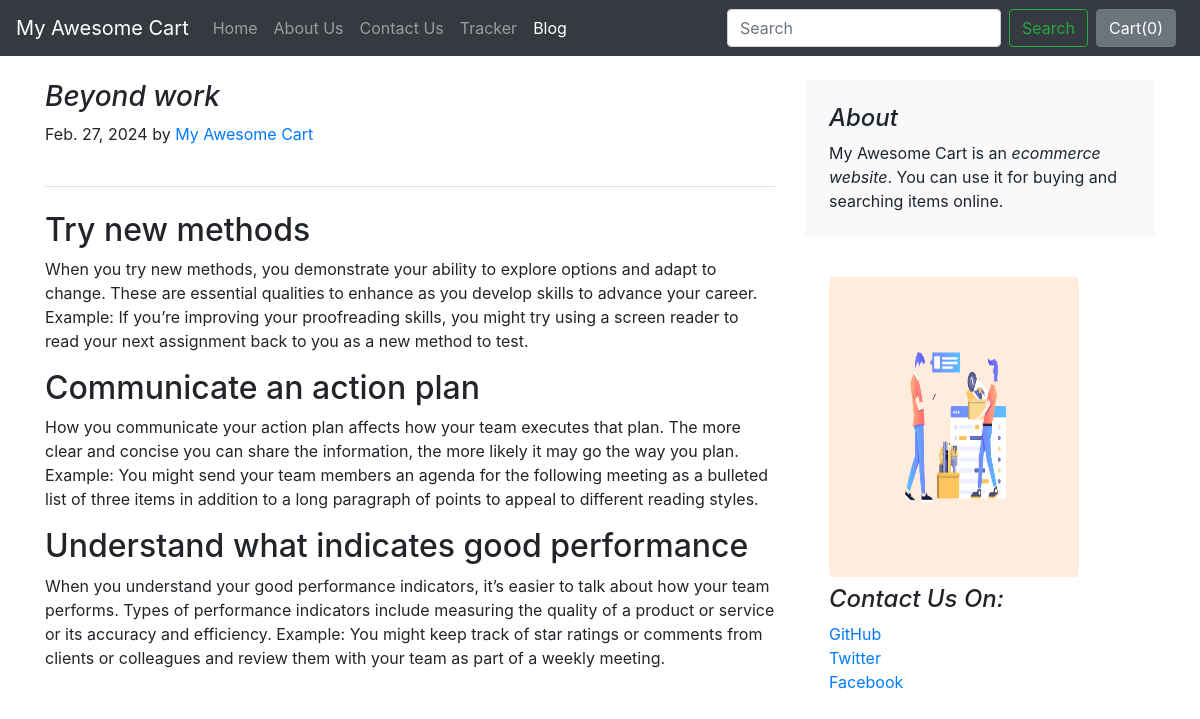
The app's page /blog/blogpost/2 with its own data.
### blog/models.py (models this page shows, shortened)
class Blogpost(models.Model):
    post_id = models.AutoField(primary_key=True)
    title = models.CharField(max_length=500)
    head0 = models.CharField(max_length=500, default="")
    chead0 = models.CharField(max_length=5000, default="")
    head1 = models.CharField(max_length=500, default="")
    chead1 = models.CharField(max_length=5000, default="")
    head2 = models.CharField(max_length=500, default="")
    chead2 = models.CharField(max_length=5000, default="")
    pub_date = models.DateField()
    thumbnail = models.ImageField(upload_to='blog/images', default="")

### blog/views.py (the view)
# urls.py: path("blogpost/<int:pid>", views.blogpost, name="blogPost")
def blogpost(request, pid):
    post = Blogpost.objects.filter(post_id=pid)[0]
    return render(request, "blog/blogpost.html", {'post': post})

### blog/templates/blog/blogpost.html
{%extends 'blog/basic.html'%}
{%block body%}
<div class="container">
    <div class="row mt-4">
        <div class="col-md-8 blog-main">
            <div class="pb-4 mb-4 border-bottom">
                <h3 class="font-italic">{{post.title}}</h3>
                <p class="blog-post-meta">{{post.pub_date}} by <a href="#">My Awesome Cart</a></p>
            </div>
            <div class="blog-post">
                <h2 class="blog-post-title">{{post.head0}}</h2>
                <p>{{post.chead0}}</p>
                <h2>{{post.head1}}</h2>
                <p> {{post.chead1}}</p>
                <h2>{{post.head2}}</h2>
                <p>{{post.chead2}}</p>
            </div>
        </div>
        <aside class="col-md-4 blog-sidebar">
            <div class="p-4 mb-3 bg-light rounded">
                <h4 class="font-italic">About</h4>
                <p class="mb-0">My Awesome Cart is an <em>ecommerce website</em>. You can use it for buying and searching items online. </p>
            </div>
            <div class="p-4">
                <img src="/media/{{ post.thumbnail }}" class="bd-placeholder-img" width="250" height="300" alt="Thumbnail">
                <h4 class="font-italic my-2">Contact Us On: </h4>
                <ol class="list-unstyled">
                    <li><a href="#">GitHub</a></li>
                    <li><a href="#">Twitter</a></li>
                    <li><a href="#">Facebook</a></li>
                </ol>
            </div>
        </aside>
    </div>
</div>
{%endblock%}

### records on screen
Blogpost: title "Beyond work", pub_date "Feb. 27, 2024", head0 "Try new methods", chead0 "When you try new methods, you demonstrate your ability to explore options and adapt to change. These are essential qualities to enhance as you develop skills to advance your career. Example: If you’re improving your proofreading skills, you might try using a screen reader to read your next assignment back to you as a new method to test.", head1 "Communicate an action plan", chead1 "How you communicate your action plan affects how your team executes that plan. The more clear and concise you can share the information, the more likely it may go the way you plan. Example: You might send your team members an agenda for the following meeting as a bulleted list of three items in addition to a long paragraph of points to appeal to different reading styles.", head2 "Understand what indicates good performance", chead2 "When you understand your good performance indicators, it’s easier to talk about how your team performs. Types of performance indicators include measuring the quality of a product or service or its accuracy and efficiency. Example: You might keep track of star ratings or comments from clients or colleagues and review them with your team as part of a weekly meeting.", thumbnail (picture)
